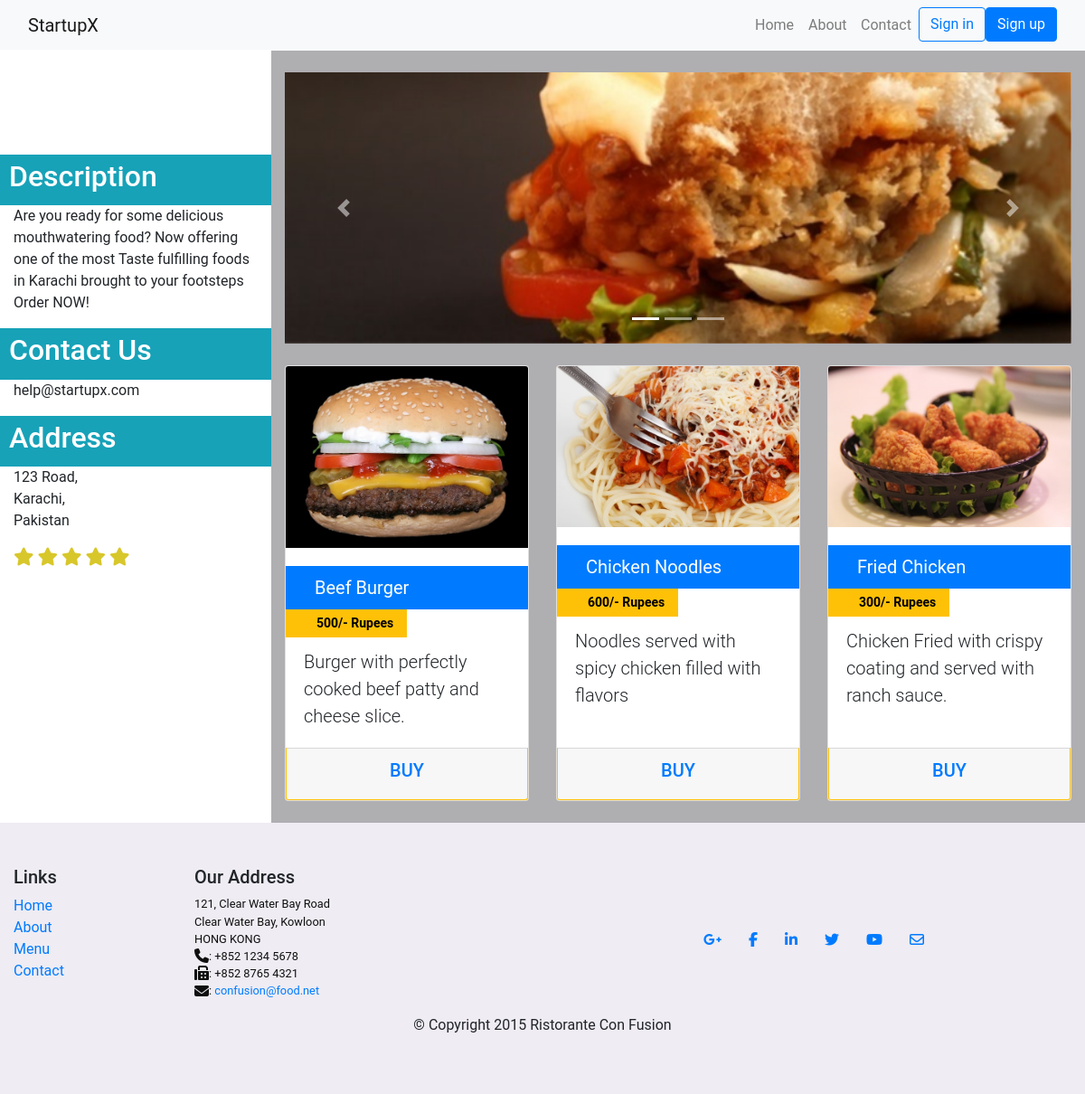
/startup.php, run on the app's committed database.
### tables this page shows
CREATE TABLE IF NOT EXISTS `startups` (
  `name` varchar(32) NOT NULL,
  `category` varchar(20) NOT NULL DEFAULT 'Other',
  `Tagline` varchar(50) NOT NULL,
  `description` varchar(1000) NOT NULL,
  `sales` int(5) DEFAULT NULL,
  `id` int(5) NOT NULL,
  PRIMARY KEY (`id`),
  KEY `category` (`category`)
);

CREATE TABLE IF NOT EXISTS `items` (
  `ID` int(8) NOT NULL COMMENT 'Startup ID',
  `itemID` int(11) NOT NULL,
  `Name` varchar(32) NOT NULL,
  `Description` varchar(1000) NOT NULL,
  `category` varchar(10) NOT NULL DEFAULT 'Other',
  `Price` int(5) NOT NULL,
  `Discount` int(5) DEFAULT NULL,
  PRIMARY KEY (`ID`,`itemID`),
  KEY `category` (`category`)
);

### startup.php (the view, shortened to what this page needs)
<!DOCTYPE html>
<html lang="en">
<?php require('conn.php');
  include('usersclass.php');
  ?>
  <head>
    <link rel="stylesheet" href="node_modules/bootstrap/dist/css/bootstrap.min.css">
    <link rel="stylesheet" href="node_modules/font-awesome/css/font-awesome.min.css">
    <link rel="stylesheet" href="css/styles.css">
    <link href="vendor/bootstrap/css/bootstrap.min.css" rel="stylesheet">
    <link href="css/small-business.css" rel="stylesheet">
    <link href ="css/hover-min.css" rel="stylesheet">
        <link href ="css/zoomhover.css" rel="stylesheet">
  </head>
  <body>
    <nav class="navbar navbar-expand-md navbar-light bg-light fixed-top">
    <div class="container">
      <a class="navbar-brand" href="#">StartupX</a>
      <div class="collapse navbar-collapse" id="navbarResponsive">
        <ul class="navbar-nav ml-auto">
          <li class="nav-item    hvr-shadow">
            <a class="nav-link" href="./home.php">Home
            </a>
          </li>
          <li class="nav-item hvr-shadow">
            <a class="nav-link" href="./aboutus.html">About</a>
          </li>
          <li class="nav-item hvr-shadow" >
            <a class="nav-link" href="#">Contact</a>
          </li>
          <?php
          if( $_SESSION==null ){?>
          <li><a type = "button cd-signin" class="btn btn-outline-primary my-2 my-sm-0" href="./login.php">Sign in</a></li>
          <li><a type = "button cd-signup" class="btn btn-primary my-2 my-sm-0" href="./register.php" >Sign up</a></li>
        <?php }
        else{?>
          <li><a type = "button cd-signin" class="btn hvr-fade my-2 my-sm-0" style="border-radius: 30px;" href="./myorders.php"><i class = "fa fa-user" aria-hidden="true"></i></a></li>
          <?php
        }?>
        </ul>
      </div>
    </div>
  </nav>
    <div class="container">
        <div class="row">
            <div class="col-lg-3 fixed-top hidden-md-down hvr-glow" style="background-color:white; top:55px;">
            <?php
            $id=(int)$_GET['find'];
            $sql = "SELECT name,description FROM startups where id = '$id'";
            $results = mysqli_query($connection,$sql);
            if($rowitem = mysqli_fetch_array($results)) {
            echo "<div class=\"bg-inverse\" style=\"margin-left:-20px;margin-right:-15px;padding-left:15px;color:white;padding-top:10px;padding-bottom:10px;\"><h1 class=\"my-4  \">".$rowitem['name']."</h1>
            </div>
            <div class=\"bg-info\" style=\"margin-left:-20px;margin-right:-15px;padding-left:15px;color:white;padding-top:5px;padding-bottom:5px;\">
            <h2> Description</h2>
        </div>
            <p>".$rowitem['description']."</p>
            <div class=\"bg-info\" style=\"margin-left:-20px;margin-right:-15px;padding-left:15px;color:white;padding-top:5px;padding-bottom:5px;\">
            <h2>Contact Us</h2>
        </div>
        <p>help@startupx.com</p>
        <div class=\"bg-info\" style=\"margin-left:-20px;margin-right:-15px;padding-left:15px;color:white;padding-top:5px;padding-bottom:5px;\">
        <h2>Address</h2>
    </div>
    <p>123 Road,<br>Karachi,<br>Pakistan</p>
            "; ?><span class="fa fa-star fa-lg" style="color:#d8c72b;"></span>
            <span class="fa fa-star fa-lg" style="color:#d8c72b;"></span>
            <span class="fa fa-star fa-lg" style="color:#d8c72b;"></span>
            <span class="fa fa-star fa-lg" style="color:#d8c72b;"></span>
            <span class="fa fa-star fa-lg" style="color:#d8c72b;"></span>
            </div>
            <div class="col-lg-3 hidden-lg-up" style="background-color:white;">
            <?php
            echo "<div class=\"bg-inverse\" style=\"margin-left:-20px;margin-right:-15px;padding-left:15px;color:white;padding-top:10px;padding-bottom:10px;\"><h1 class=\"my-4  \">".$rowitem['name']."</h1>
            </div>
            <div class=\"bg-info\" style=\"margin-left:-20px;margin-right:-15px;padding-left:15px;color:white;padding-top:5px;padding-bottom:5px;\">
            <h2> Description</h2>
        </div>
        <p>".$rowitem['description']."</p>
                    <div class=\"bg-info\" style=\"margin-left:-20px;margin-right:-15px;padding-left:15px;color:white;padding-top:5px;padding-bottom:5px;\">
                    <h2>Contact Us</h2>
                </div>
                <p>help@startupx.com</p>
                <div class=\"bg-info\" style=\"margin-left:-20px;margin-right:-15px;padding-left:15px;color:white;padding-top:5px;padding-bottom:5px;\">
                <h2>Address</h2>
            </div>
            <p>123 Road,<br>Karachi,<br>Pakistan</p>
                    "; ?><span class="fa fa-star fa-lg" style="color:#d8c72b;"></span>
            </div>
        <div class="col-lg-9 push-lg-3" style="background-color:rgb(175, 174, 177);">
            <div id="carouselExampleIndicators" class="carousel slide my-4"  data-ride="carousel">
            <ol class="carousel-indicators">
                <li data-target="#carouselExampleIndicators" data-slide-to="0" class="active"></li>
                <li data-target="#carouselExampleIndicators" data-slide-to="1"></li>
                <li data-target="#carouselExampleIndicators" data-slide-to="2"></li>
            </ol>
            <div class="carousel-inner" role="listbox">
                <div class="carousel-item active">
                <img class="d-block img-fluid" style='height: 100%; width: 100%; object-fit: cover' src="images/startups/<?php echo $id?>/1.jpg" alt="First slide">
                </div>
            </div>
            <a class="carousel-control-prev" href="#carouselExampleIndicators" role="button" data-slide="prev">
                <span class="carousel-control-prev-icon" aria-hidden="true"></span>
            </a>
            <a class="carousel-control-next" href="#carouselExampleIndicators" role="button" data-slide="next">
                <span class="carousel-control-next-icon" aria-hidden="true"></span>
            </a>
            </div>
            <div class="row ">
                <?php
                $id=(int)$_GET['find'];
                $sql = "SELECT itemID,name,description,price FROM items where id = '$id'";
                $results = mysqli_query($connection,$sql);
                while($rowitem = mysqli_fetch_array($results)) {
                ?>
                <div class="col-lg-4 col-md-6 mb-4 hvr-grow-shadow">
                    <div class="card h-100">
                        <a href="#"><img class="card-img-top  hvr-glow" src="images/startups/<?php echo $id."/items/".$rowitem['itemID'];?>.jpg" alt=""></a>
                    <div class="card-body hvr-float-shadow ">
                        <h2 class="card-title lead">
                        <div class="bg-primary" style="margin-left:-20px;margin-right:-20px;padding-left:15px;color:white;">
                         <span class = "btn btn-lg "><?php echo $rowitem['name']?></span></div>
                         <div class="bg-warning" style="margin-left:-20px;margin-right:50%;padding-left:25px;color:black;">
                         <span class = "btn btn-sm">  <strong><?php echo $rowitem['price']."/- Rupees"?></strong></span></div>
                        <p class="card-text lead"><?php echo $rowitem['description']?></p>
                    </div>
                    <div class="btn btn-warning card-footer" style="color:blue;">
                        <h5 class = " hvr-pulse"><a data-toggle="modal" data-target="#myModal<?php echo$rowitem['itemID'];?>" href="#">BUY</a></h5>
                        </div>
                    </div>
                </div>
                <?php } ?>
                <?php } ?>
            </div>
            </div>
        </div>
        </div>
        <footer class = "footer py-5 bg-lite">
                <div class = "container">
                    <div class = "row">
                        <div class = "col-5 col-sm-2">
                            <h5>Links</h5>
                            <ul class = "list-unstyled">
                                <li><a href="./home.php">Home</a></li>
                                <li><a href="./aboutus.html">About</a></li>
                                <li><a href="#">Menu</a></li>
                                <li><a href="./contactus.html">Contact</a></li>
                            </ul>
                        </div>
                        <div class = "col-6 col-sm-5">
                            <h5>Our Address</h5>
                            <address>
                                121, Clear Water Bay Road<br>
                                Clear Water Bay, Kowloon<br>
                                HONG KONG<br>
                                <i class = "fa fa-phone fa-lg"></i>: +852 1234 5678<br>
                                <i class = "fa fa-fax fa-lg"></i>: +852 8765 4321<br>
                                <i class = "fa fa-envelope fa-lg"></i>: <a href="mailto:confusion@food.net">confusion@food.net</a>
                            </address>
                        </div>
                        <div class = "col col-sm-4 align-self-center">
                            <div style="text-align:center">
                                <a class="btn btn-social-icon btn-google-plus" href="http://google.com/+"><i class="fa fa-google-plus"></i></a>
                                <a class="btn btn-social-icon btn-facebook" href="http://www.facebook.com/profile.php?id="><i class="fa fa-facebook"></i></a>
                                <a class="btn btn-social-icon btn-linkedin" href="http://www.linkedin.com/in/"><i class="fa fa-linkedin"></i></a>
                                <a class="btn btn-social-icon btn-twitter" href="http://twitter.com/"><i class="fa fa-twitter"></i></a>
                                <a class="btn btn-social-icon btn-youtube" href="http://youtube.com/"><i class="fa fa-youtube"></i></a>
                                <a class="btn btn-social-icon" href="mailto:"><i class="fa fa-envelope-o"></i></a>
                            </div>
                        </div>
                    </div>
                    <div class = "row justify-content-center">
                        <div class = "col-auto">
                            <p>© Copyright 2015 Ristorante Con Fusion</p>
                        </div>
                    </div>
                </div>
            </footer>
      </body>
    </html>

### css/styles.css (style rules this page uses)
.footer { background-color: rgb(239, 236, 243); margin: 0px auto; padding: 20px 0px 20px 0px; }
address { font-size: 80%; margin: 0px; color: #0f0f0f; }
body { padding: 0px 0px 0px 0px; z-index: 0; }
.carousel { background: #512DA8; }
.carousel-item { height: 300px; }
.carousel-item img { position: absolute; top: 0; left: 0; min-height: 300px; }
* { font-family: 'Roboto', sans-serif; }

### css/small-business.css (style rules this page uses)
body { padding-top: 54px; }
@media (min-width: 992px) { body { padding-top: 56px; } }
.container { position: relative; max-width: 100%; margin: 0 auto; }
#carouselExampleIndicators { margin-bottom:20px; background-color:rgb(255, 255, 255) }
.bg-light { background-color: rgb(239, 236, 243); }

### data on the page
startups: description "Are you ready for some delicious mouthwatering food? Now offering one of the most Taste fulfilling foods in Karachi brought to your footsteps Order NOW!"
items: shows a picture, Name "Beef Burger", Price "500", Description "Burger with perfectly cooked beef patty and cheese slice."
items: shows a picture, Name "Chicken Noodles", Price "600", Description "Noodles served with spicy chicken filled with flavors"
items: shows a picture, Name "Fried Chicken", Price "300", Description "Chicken Fried with crispy coating and served with ranch sauce."
